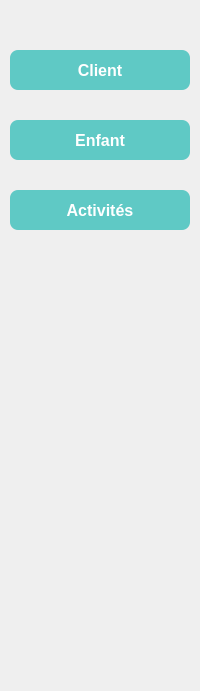
    <widget class="QWidget" name="sidebar" native="true">
     <property name="geometry">
      <rect>
       <x>0</x>
       <y>20</y>
       <width>200</width>
       <height>691</height>
      </rect>
     </property>
     <property name="styleSheet">
      <string notr="true">QWidget {
    background: qlineargradient(x1: 0, y1: 0, x2: 0, y2: 1, 
                                stop: 0 #2C4B74, 
                                stop: 1 #1A2F4A);
}</string>
     </property>
     <widget class="QPushButton" name="btnEnfant">
      <property name="geometry">
       <rect>
        <x>10</x>
        <y>120</y>
        <width>180</width>
        <height>40</height>
       </rect>
      </property>
      <property name="font">
       <font>
        <pointsize>12</pointsize>
        <bold>true</bold>
       </font>
      </property>
      <property name="styleSheet">
       <string notr="true">QPushButton {
    background-color: #5FC9C5;
    border: none;
    border-radius: 8px;
    color: white;
    font-weight: bold;
    padding: 8px;
}
QPushButton:hover {
    background-color: #4BA8A4;
}
QPushButton:pressed {
    background-color: #3D8B87;
}</string>
      </property>
      <property name="text">
       <string>Enfant</string>
      </property>
     </widget>
     <widget class="QPushButton" name="btnClient">
      <property name="geometry">
       <rect>
        <x>10</x>
        <y>50</y>
        <width>180</width>
        <height>40</height>
       </rect>
      </property>
      <property name="font">
       <font>
        <pointsize>12</pointsize>
        <bold>true</bold>
       </font>
      </property>
      <property name="styleSheet">
       <string notr="true">QPushButton {
    background-color: #5FC9C5;
    border: none;
    border-radius: 8px;
    color: white;
    font-weight: bold;
    padding: 8px;
}
QPushButton:hover {
    background-color: #4BA8A4;
}
QPushButton:pressed {
    background-color: #3D8B87;
}</string>
      </property>
      <property name="text">
       <string>Client</string>
      </property>
     </widget>
     <widget class="QPushButton" name="btnactivite">
      <property name="geometry">
       <rect>
        <x>10</x>
        <y>190</y>
        <width>180</width>
        <height>40</height>
       </rect>
      </property>
      <property name="font">
       <font>
        <pointsize>12</pointsize>
        <bold>true</bold>
       </font>
      </property>
      <property name="styleSheet">
       <string notr="true">QPushButton {
    background-color: #5FC9C5;
    border: none;
    border-radius: 8px;
    color: white;
    font-weight: bold;
    padding: 8px;
}
QPushButton:hover {
    background-color: #4BA8A4;
}
QPushButton:pressed {
    background-color: #3D8B87;
}</string>
      </property>
      <property name="text">
       <string>Activités</string>
      </property>
     </widget>
    </widget>
